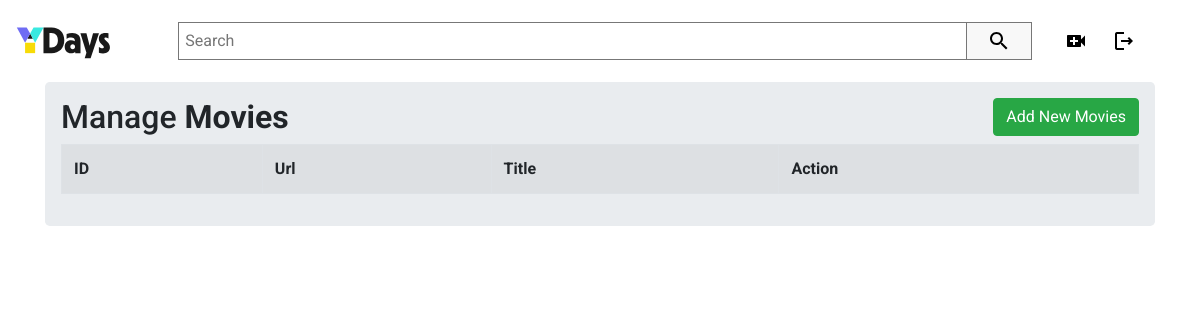
/movie (signed in), run on an earlier commit of the app's database.
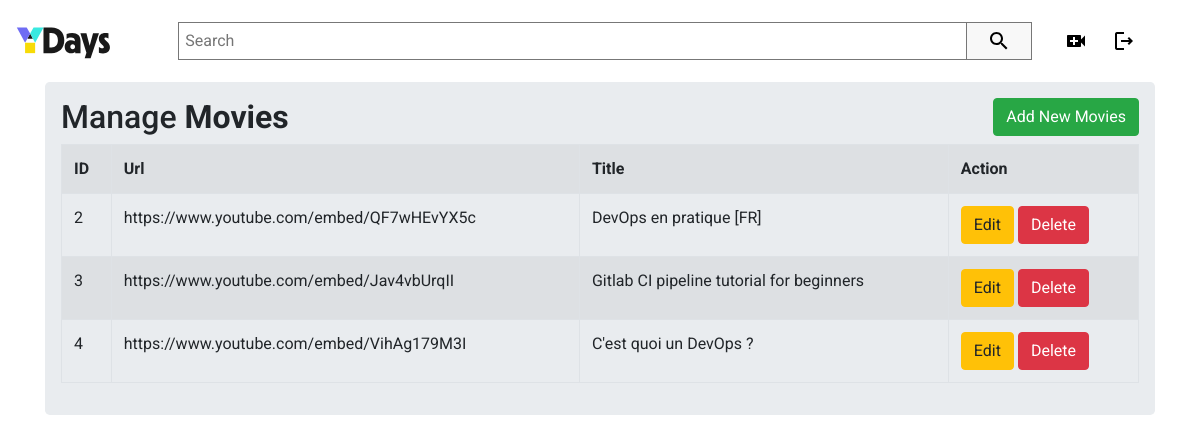
And on a later commit of the database.
### models.py (models this page shows)
class Video(db.Model):
    id = db.Column(db.Integer, primary_key=True)
    url = db.Column(db.String(1000))
    title = db.Column(db.String(1000))

### main.py (the view)
@main.route('/movie')
@login_required
def movie():
    all_data = Video.query.all()
    return render_template("movies.html", movies = all_data)

### __init__.py (called while the page is built)
def create_app():
    app = Flask(__name__)
    app.jinja_env.auto_reload = True
    app.config['TEMPLATES_AUTO_RELOAD'] = True
    app.config["TEMPLATES_AUTO_RELOAD"] = True
    app.config['SECRET_KEY'] = 'secret-key-goes-here'
    app.config['SQLALCHEMY_DATABASE_URI'] = 'sqlite:///db.sqlite'
    app.config['SQLALCHEMY_TRACK_MODIFICATIONS'] = True
    db.init_app(app)
    login_manager = LoginManager()
    login_manager.login_view = 'auth.login'
    login_manager.init_app(app)
    from .models import User
    @login_manager.user_loader
    def load_user(user_id):
        return User.query.get(int(user_id))
    from .auth import auth as auth_blueprint
    app.register_blueprint(auth_blueprint)
    from .main import main as main_blueprint
    app.register_blueprint(main_blueprint)
    return app

### templates/movies.html (shortened to what this page needs)
{% extends 'base.html' %}
{% block body %}
<div class="container">
    <div class="row">
        <div class="col md-12">
            <div class="jumbotron p-3">
                <h2>Manage <b>Movies </b> <button type="button" class="btn btn-success float-right" data-toggle="modal"
                        data-target="#mymodal">Add New Movies</button> </h2>
                <table id="example" class="table table-striped table-bordered" style="width:100%">
                    <tr>
                        <th>ID</th>
                        <th>Url</th>
                        <th>Title</th>
                        <th>Action</th>
                    </tr>
                    {% for row in movies %}
                    <tr>
                        <td>{{row.id}}</td>
                        <td>{{row.url}}</td>
                        <td>{{row.title}}</td>
                        <td>
                            <a href="/update/{{row.id}}" class="btn btn-warning btn-xs" data-toggle="modal"
                                data-target="#modaledit{{row.id}}">Edit</a>
                            <a href="/delete/{{row.id}}" class="btn btn-danger btn-xs"
                                onclick="confirm('Are You Sure To Delete ?')">Delete</a>
                        </td>
                    </tr>
                    {% endfor %}
                </table>
            </div>
        </div>
    </div>
</div>
{% endblock %}

### templates/base.html (shortened to what this page needs)
<!DOCTYPE html>
<html lang="en">
<head>
    <link rel="stylesheet" href="https://stackpath.bootstrapcdn.com/bootstrap/4.4.1/css/bootstrap.min.css">
    <link rel="stylesheet" href="{{ url_for('static', filename='css/ydays.css') }}">
</head>
<body>
    <header class="header">
        <a href="ydays">
          <img src="../static/img/ydays-logo.svg" alt="YouTube Logo" class="youtube-logo" />
        </a>
        <form class="search-bar">
          <input class="search-input" type="search" placeholder="Search" aria-label="Search" />
          <button type="submit" class="search-btn">
            <img src="../static/img/search.svg" />
          </button>
        </form>
        <div class="menu-icons">
          <a href="movie">
            <img src="../static/img/video.svg" alt="Upload Video" />
          </a>
          {% if current_user.is_authenticated %}
          <a href="logout">
            <img src="../static/img/logout.png" alt="Logout" />
          </a>
          {% endif %}
        </div>
      </header>
{% block body %} {% endblock %}
</body>
</html>

### static/css/ydays.css (style rules this page uses)
*, *::before, *::after { box-sizing: border-box; font-family: Roboto, Arial, Helvetica, sans-serif; }
body { margin: 0; }
.header { display: flex; justify-content: space-between; align-items: center; padding: 1rem; }
.youtube-logo { height: 50px; }
.search-bar { display: flex; flex-grow: 1; margin: 0 2rem 0 4rem; }
.search-input { width: 100%; font-size: inherit; padding: .4em; border: 1px solid #777; border-top-right-radius: 0; border-bottom-right-radius: 0; }
.search-btn { display: flex; align-items: center; padding: 0 1.25rem; border: 1px solid #777; background-color: #F8F8F8; border-left: none; border-top-left-radius: 0; border-bottom-left-radius: 0; cursor: pointer; }
.menu-icons { display: grid; grid-template-columns: repeat(4, auto); align-items: center; gap: 1.5rem; }

What changed in the data, as far as the page shows it:
added Video: id "2", url "https://www.youtube.com/embed/QF7wHEvYX5c", title "DevOps en pratique [FR]"
added Video: id "3", url "https://www.youtube.com/embed/Jav4vbUrqII", title "Gitlab CI pipeline tutorial for beginners"
added Video: id "4", url "https://www.youtube.com/embed/VihAg179M3I", title "C'est quoi un DevOps ?"
